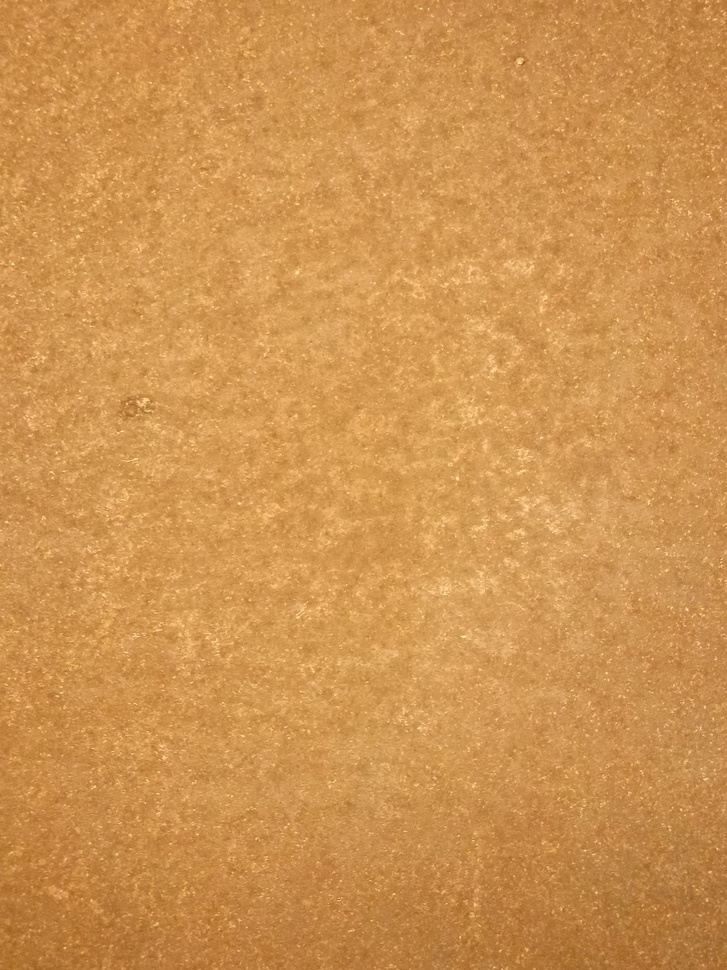
#> input picture new/1.0/IMG20190614092852.jpg, 727 x 970 px, shrunk from 1560 x 2080 before the run, found by its file name
$ python savedata.py
#> lines starting #> are read from the running program, lines starting #| are printed output that depends on the picture; long printed decimals are rounded
### glcm.py
import cv2
import numpy as np

# 计算灰度共生矩阵
def glcm(img_gray, a, b, gray_level=None):
	img_gray = img_gray.astype(np.float32)
	n, m = img_gray.shape
	max_gray = img_gray.max()
	if gray_level == None:
		gray_level = max_gray + 1
	else:
		img_gray = img_gray * (gray_level - 1) // max_gray
	mat = np.zeros((gray_level, gray_level))
	for i in range(n):
		for j in range(m):
			if 0 <= i + a < n and 0 <= j + b < m:
				mat[int(img_gray[i, j]), int(img_gray[i + a, j + b])] += 1

	return mat

# 归一化
def unif(mat):
	return mat / mat.sum()

# 计算 ASM ENT CON IDM
def calc(mat):
	n, m = mat.shape
	asm = 0
	ent = 0
	con = 0
	idm = 0
	for i in range(n):
		for j in range(m):
			asm += mat[i, j] ** 2
			ent -= mat[i, j] * np.log(mat[i, j]) if mat[i, j] > 0 else 0
			con += ((i - j) ** 2) * mat[i, j]
			idm += mat[i, j] / (1 + (i - j) ** 2)
	return asm, ent, con, idm

# [39 lines that do not run on import are left out]

### getfileslist.py
import os

def getFilesList(path):
	def getFilesPath(path, filesPathList):
		for f in os.listdir(path):
			if os.path.isfile(path + f):
				filesPathList.append(path + f)
			else:
				getFilesPath(path + f + '/', filesPathList)

	filesPathList = []
	if path[-1] != '/':
		path += '/'
	getFilesPath(path, filesPathList)
	return filesPathList

# [2 lines that do not run on import are left out]

### savedata.py
import glcm
import numpy as np
import cv2
import getfileslist as gfl

imgsdir = './data/new'
datafile = './data.csv'

if imgsdir[-1] != '/':
	imgsdir += '/'

with open(datafile, 'w') as file:
	for s in [str(1.0), str(1.5), str(2.0), str(2.5)]:
		filesList = gfl.getFilesList(imgsdir + s)
		for f in filesList:
			print(f)
			file.write(s)
			file.flush()
			img = cv2.imread(f)
#> img is the input picture: shape (970, 727, 3); mean B, G, R 81.2, 147.6, 206.4
			img_gray = cv2.cvtColor(img, cv2.COLOR_BGR2GRAY)
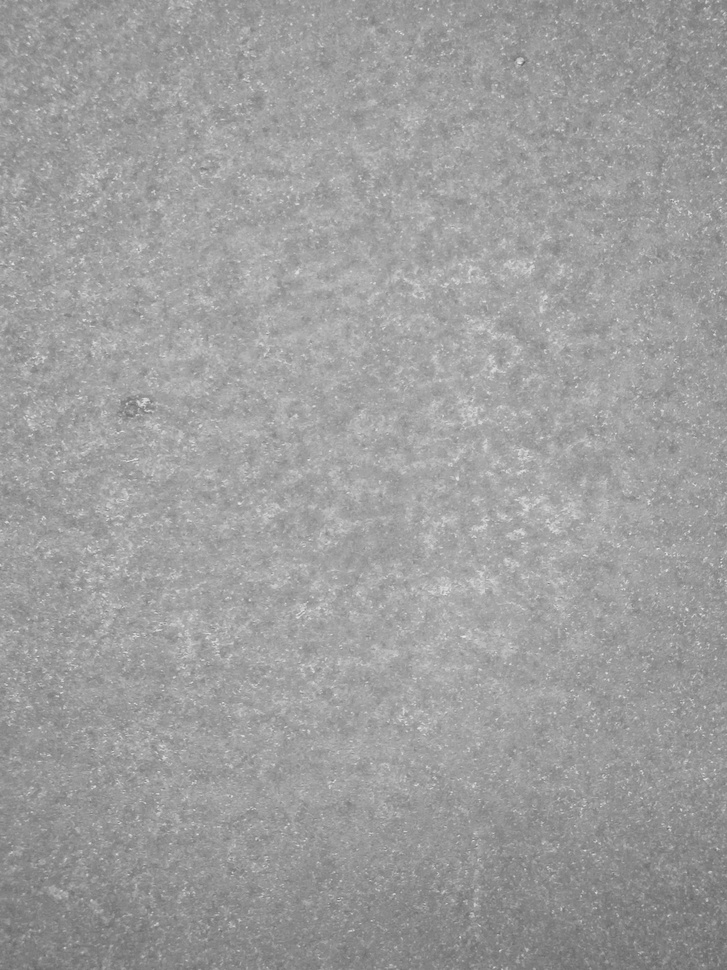
#> img_gray: shape (970, 727); min 93, max 237, mean 157.7
			for a, b in [(1, 0), (1, 1), (0, 1), (-1, 1)]:
				mat = glcm.glcm(img_gray, a, b, gray_level=16)
				# print(mat)
				mat = glcm.unif(mat)
				# print(sum(sum(mat)))
				res = glcm.calc(mat)
				print(res)
				for i in res:
					file.write(',' + str(i))
					file.flush()
#> this loop made 4 passes
#> res on passes 1 to 4: (0.146, 2.34, 0.499, 0.797), (0.134, 2.42, 0.615, 0.767), (0.156, 2.27, 0.418, 0.818), (0.134, 2.41, 0.605, 0.768)
#| (0.1463, 2.337, 0.4987, 0.7972)
#| (0.1335, 2.420, 0.6145, 0.7666)
#| (0.1559, 2.273, 0.4178, 0.8178)
#| (0.1342, 2.414, 0.6052, 0.7685)
#> pass 1, in glcm, `img_gray = img_gray * (gray_level - 1) // max_gray`:
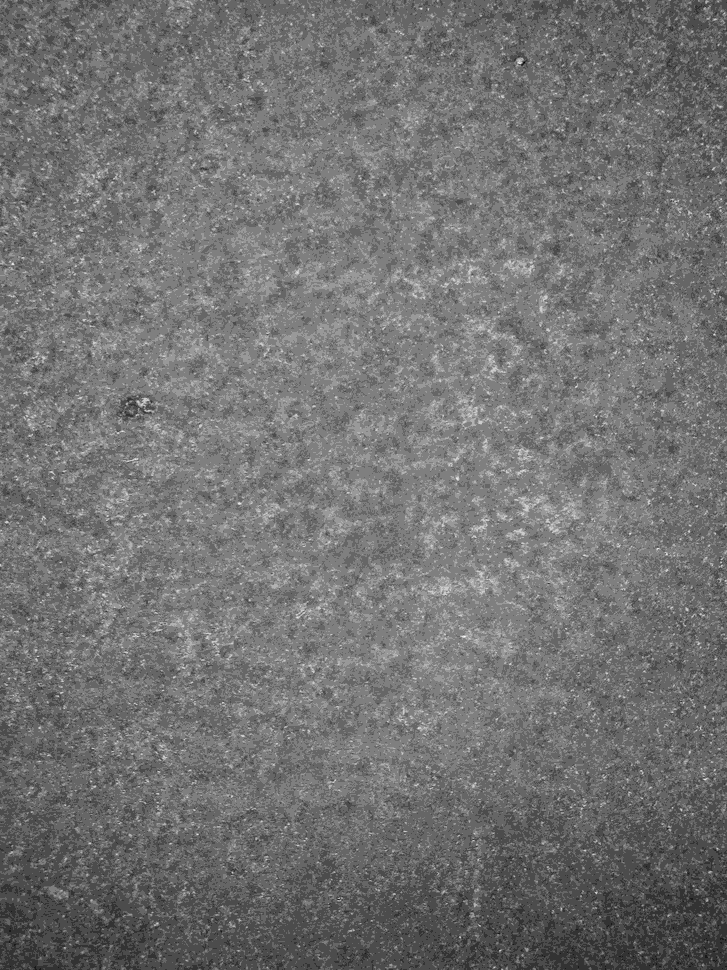
#> img_gray: shape (970, 727) float32; min 5, max 15, mean 9.5; drawn with min black and max white
			file.write('\n')
			file.flush()
#> pass 2 of the loop `for s in [str(1.0), str(1.5), str(2.0), str(2.5)]:`:
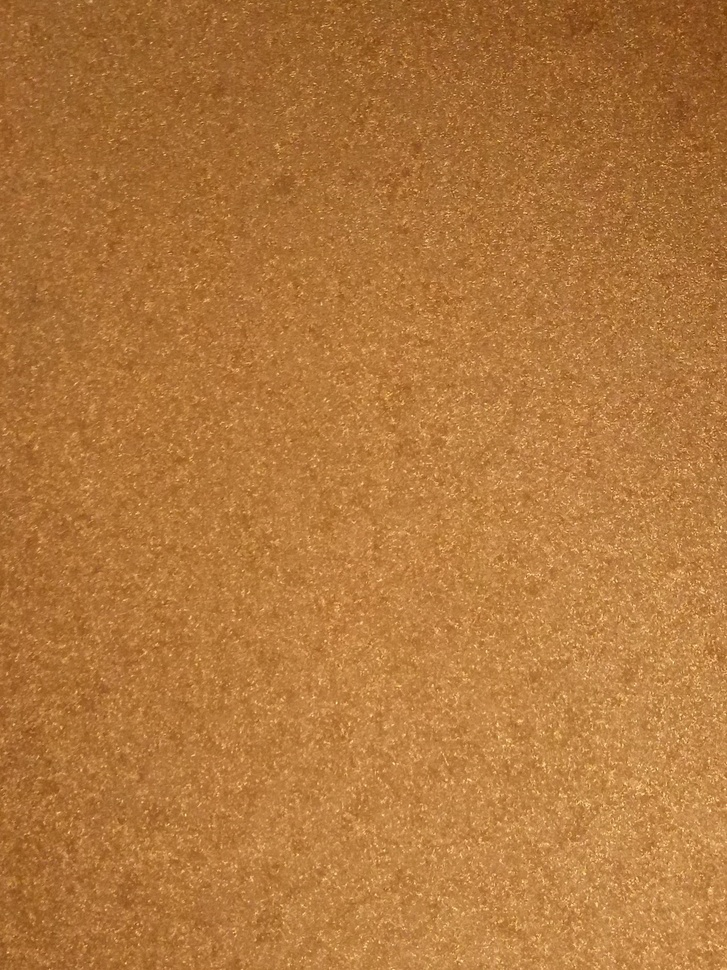
#> input picture new/1.5/IMG20190614101044.jpg, 727 x 970 px, shrunk from 1560 x 2080 before the run, found by its file name
#> img is the input picture: shape (970, 727, 3); mean B, G, R 60.2, 119.9, 178.9
#> `img_gray = cv2.cvtColor(img, cv2.COLOR_BGR2GRAY)`:
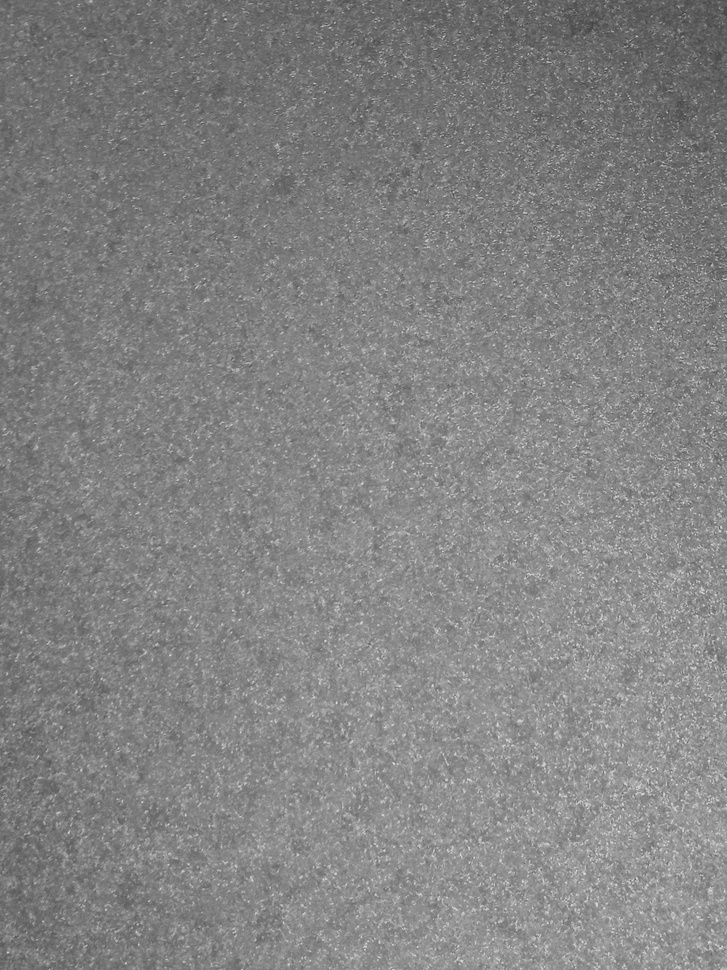
#> img_gray: shape (970, 727); min 57, max 229, mean 130.8
#> the loop `for a, b in [(1, 0), (1, 1), (0, 1), (-1, 1)]:` made 4 passes
#> res on passes 1 to 4: (0.0857, 2.9, 0.946, 0.72), (0.0755, 3.01, 1.26, 0.676), (0.0896, 2.85, 0.85, 0.734), (0.0786, 2.97, 1.17, 0.689)
#> (printed output is left out)
#> pass 1, in glcm (call 5), `img_gray = img_gray * (gray_level - 1) // max_gray`:
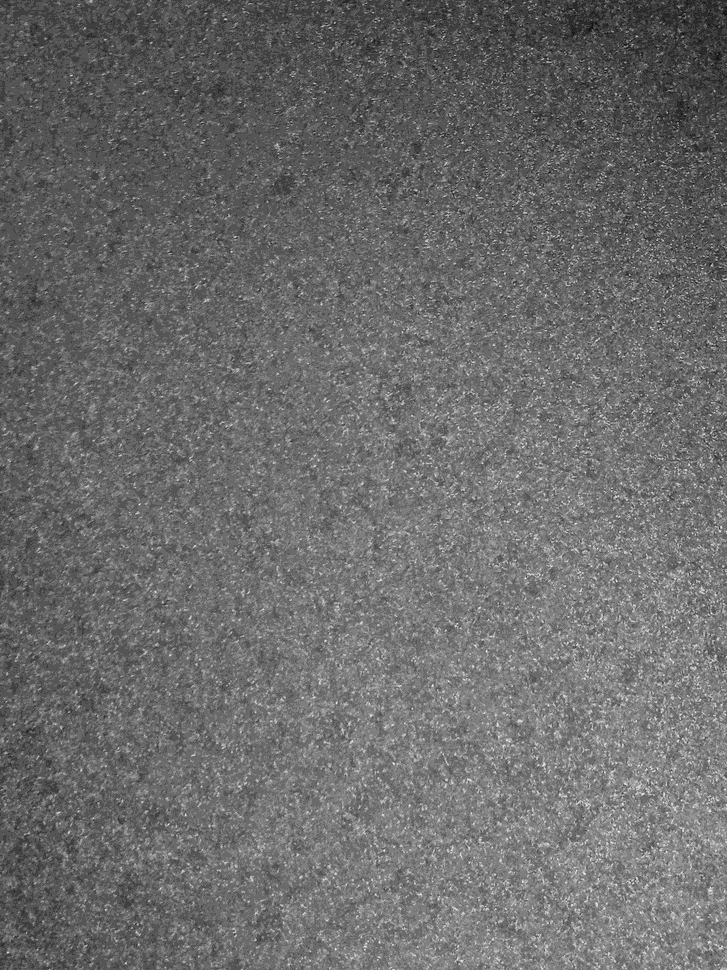
#> img_gray: shape (970, 727) float32; min 3, max 15, mean 8.07; drawn with min black and max white
#> pass 3 of the loop `for s in [str(1.0), str(1.5), str(2.0), str(2.5)]:`:
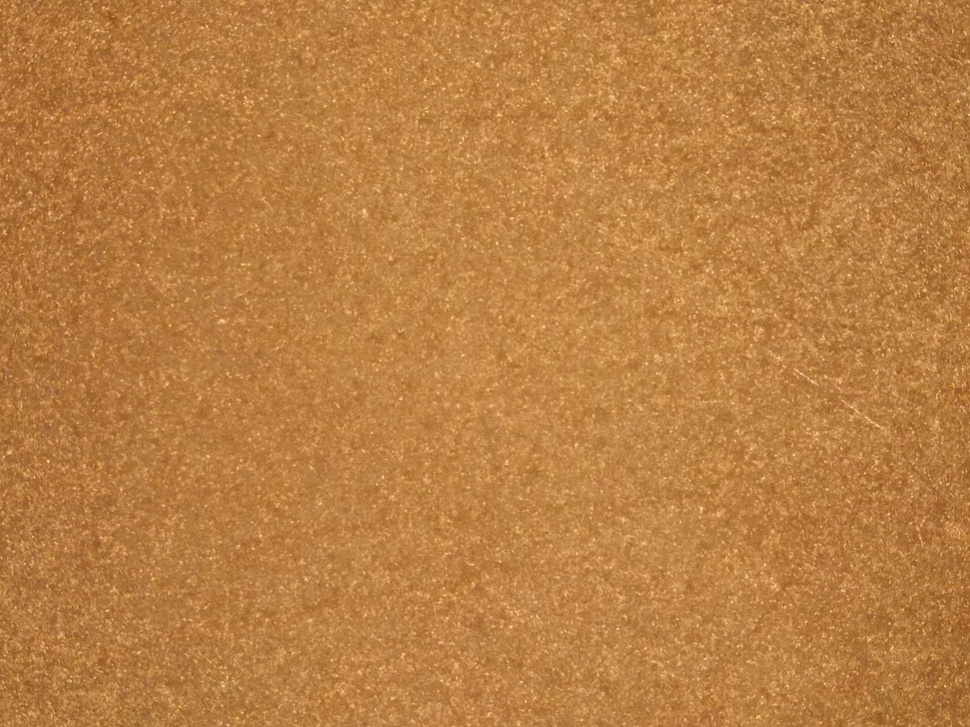
#> input picture new/2.0/IMG20190614105601.jpg, 970 x 727 px, shrunk from 2080 x 1560 before the run, found by its file name
#> img is the input picture: shape (727, 970, 3); mean B, G, R 67.4, 127.4, 186.4
#> `img_gray = cv2.cvtColor(img, cv2.COLOR_BGR2GRAY)`:
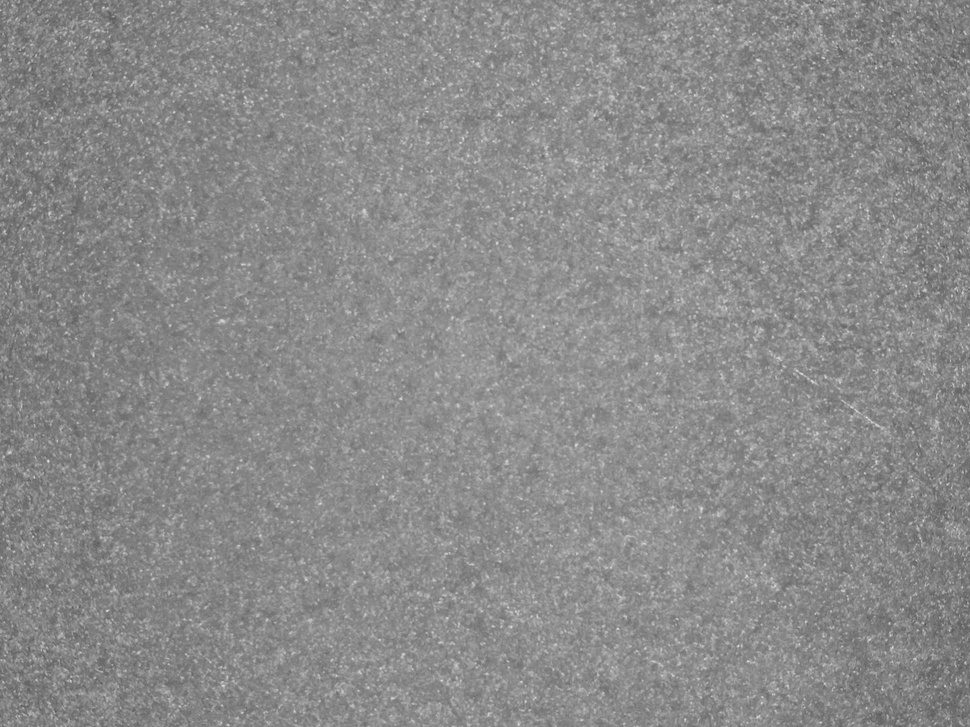
#> img_gray: shape (727, 970); min 83, max 226, mean 138.2
#> the loop `for a, b in [(1, 0), (1, 1), (0, 1), (-1, 1)]:` made 4 passes
#> res on passes 1 to 4: (0.134, 2.42, 0.582, 0.773), (0.117, 2.55, 0.828, 0.721), (0.133, 2.43, 0.599, 0.77), (0.115, 2.56, 0.862, 0.717)
#> (printed output is left out)
#> pass 1, in glcm (call 9), `img_gray = img_gray * (gray_level - 1) // max_gray`:
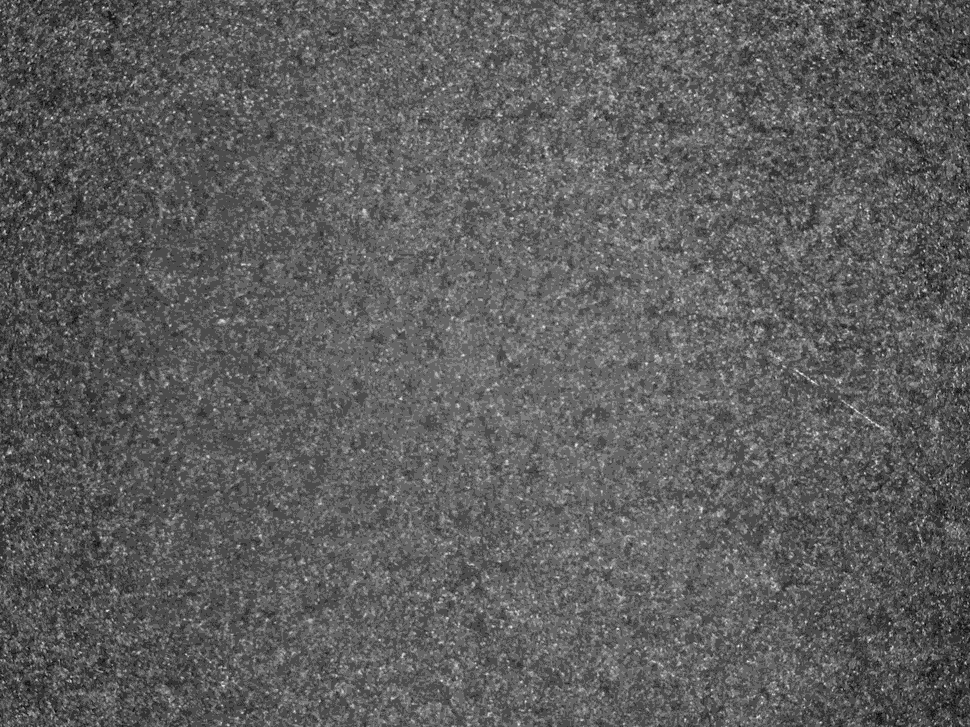
#> img_gray: shape (727, 970) float32; min 5, max 15, mean 8.68; drawn with min black and max white
#> the loop made 4 passes; the first 3 are shown
